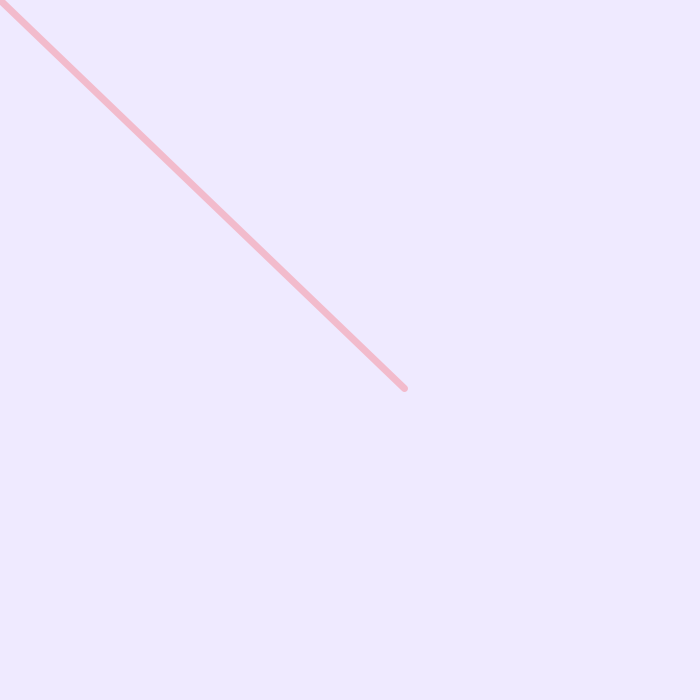
Frame 1 (no input)
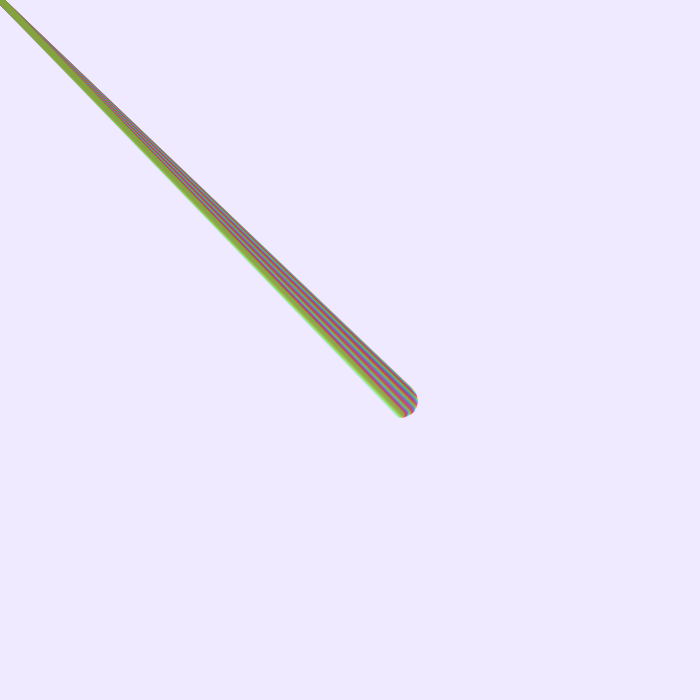
Frame 60 (the mouse pressed at the canvas centre just before this capture)
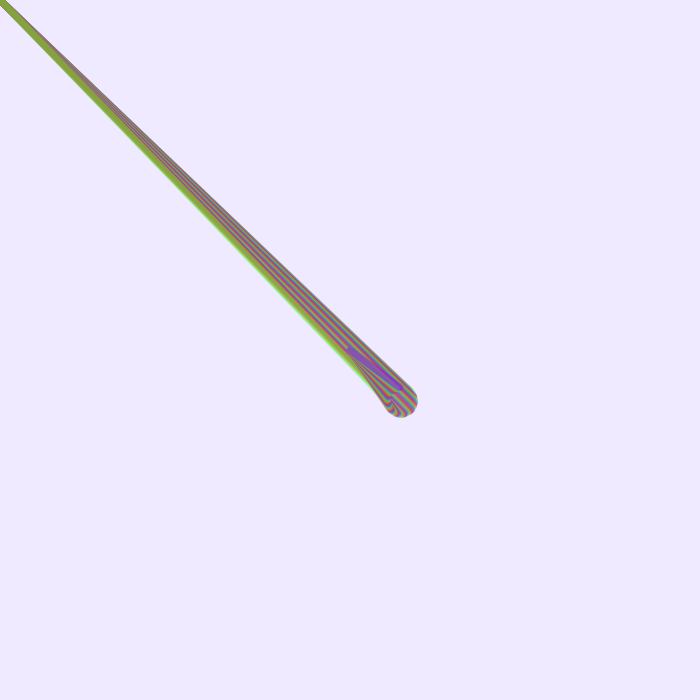
Frame 120 (the mouse held since frame 60 and released just before this capture)

The Processing sketch that drew these frames (run headless with seeded random() and noise(); from frame 60 on, the mouse is pressed at the canvas centre):

// Processing sketch: processing_118767
// ── processing_118767.pde

float c = 0;
float d = 5;
float e = 5;

void setup() {
  background(239,234,300);
  colorMode(HSB, 100);
  size(700, 700);
  smooth();
  strokeWeight(7);
}

void draw() {
  stroke(c, 170, 100, 20);

  
  float x2 = map(sin(d), -20, 25, 3, width - 50);
  float y2 = map(cos(d), -20, 25, 3, height - 50);
  
  float x3 = map(sin(e), -30, 15, 3, width - 100);
  float y3 = map(cos(e), -30, 15, 3, height - 100);
  
  line(mouseX, mouseY, y3, x3);
  
  d = d + 0.07;
  e = e + 0.05;
  
  c = c + 10;
  if (c > 100) {
    c = 0;
  }
}
